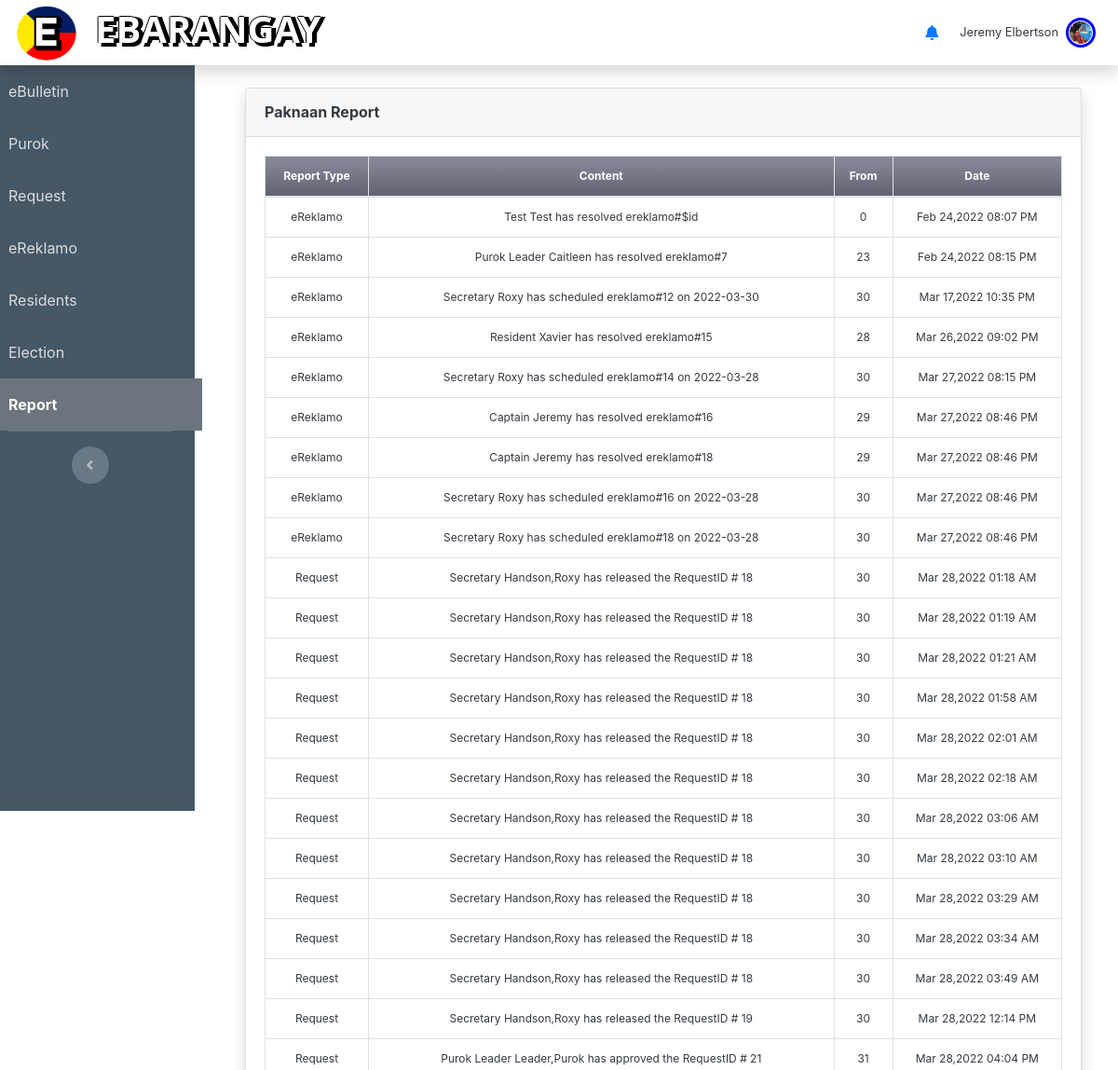
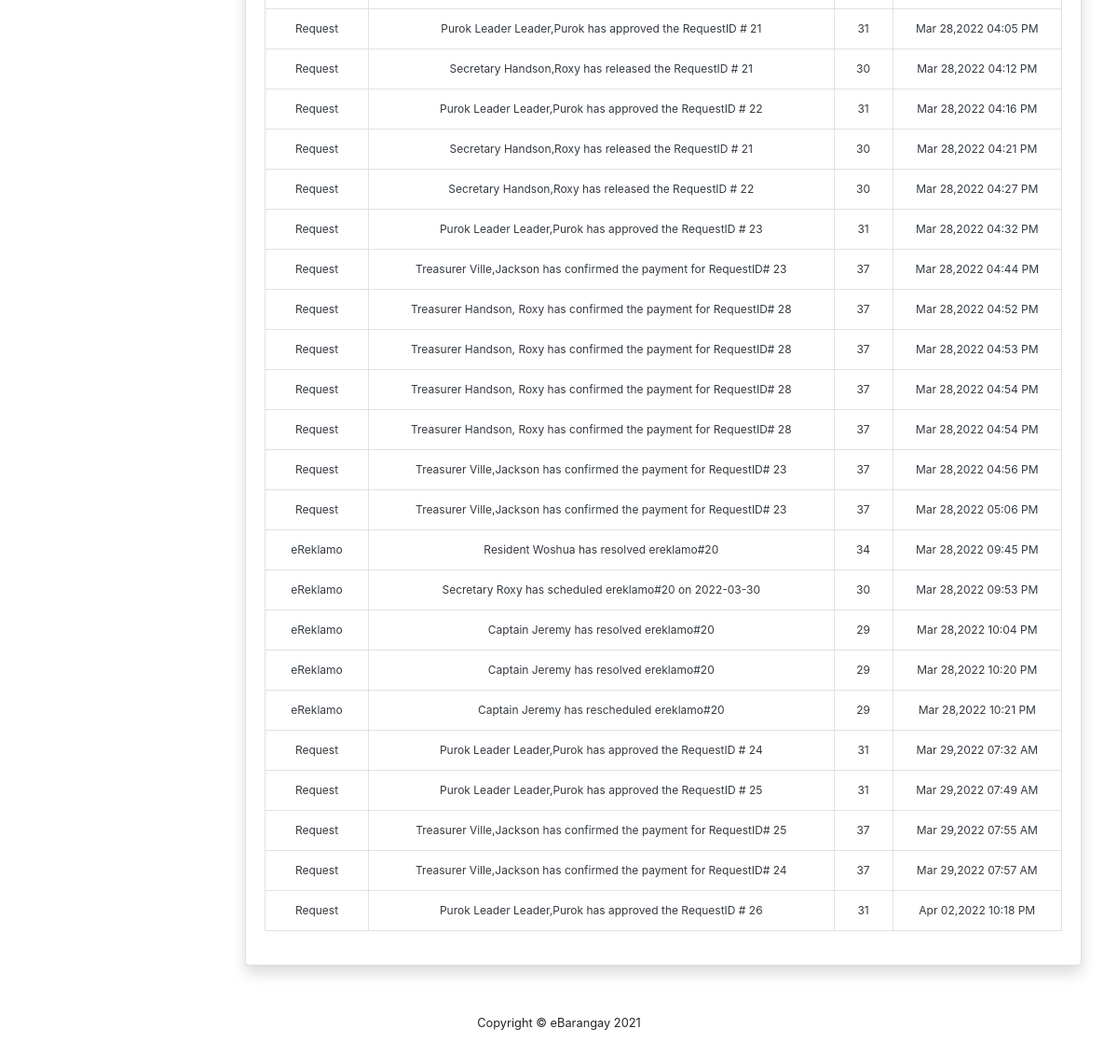
Page /report.php (signed in) on the earlier database version (2 pictures, top to bottom).
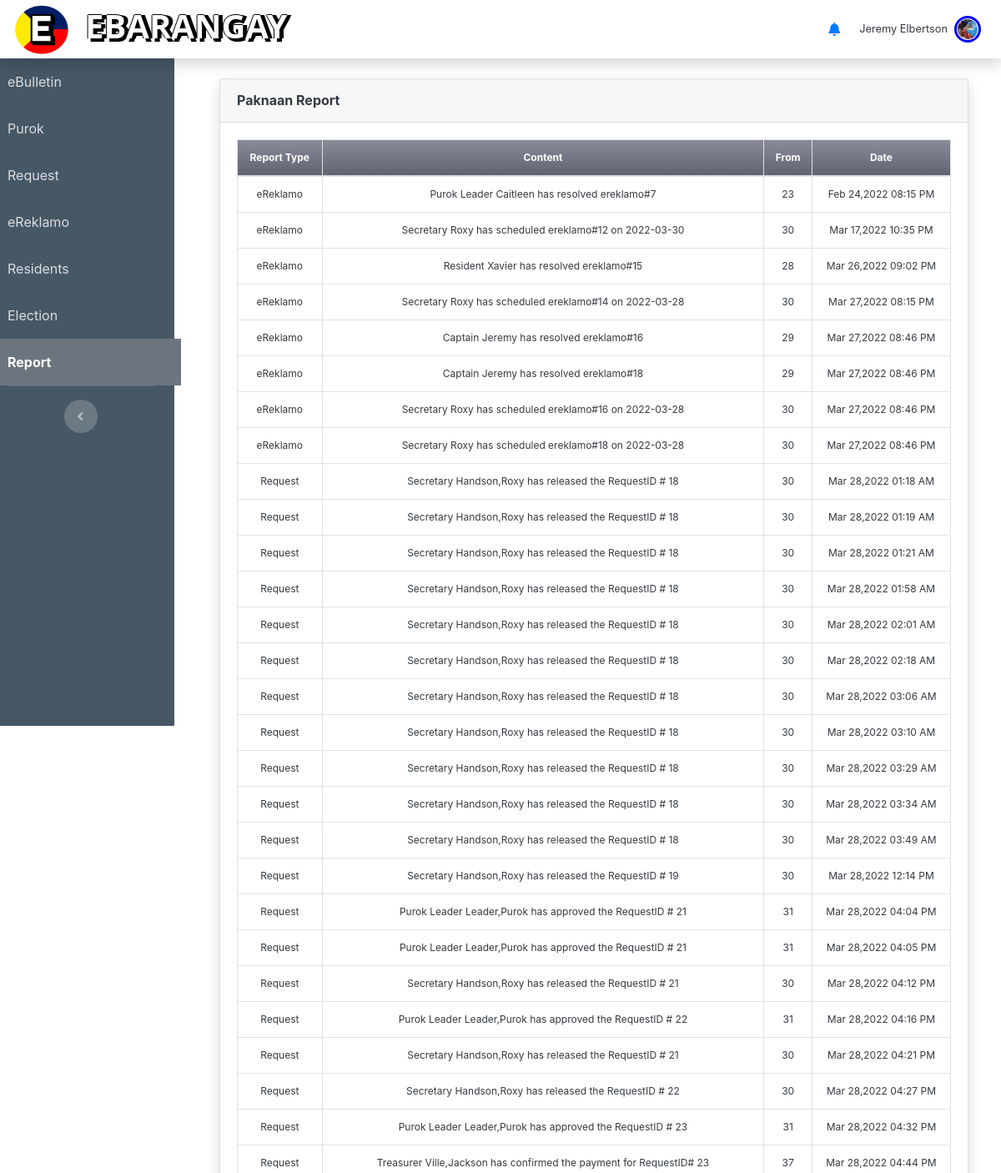
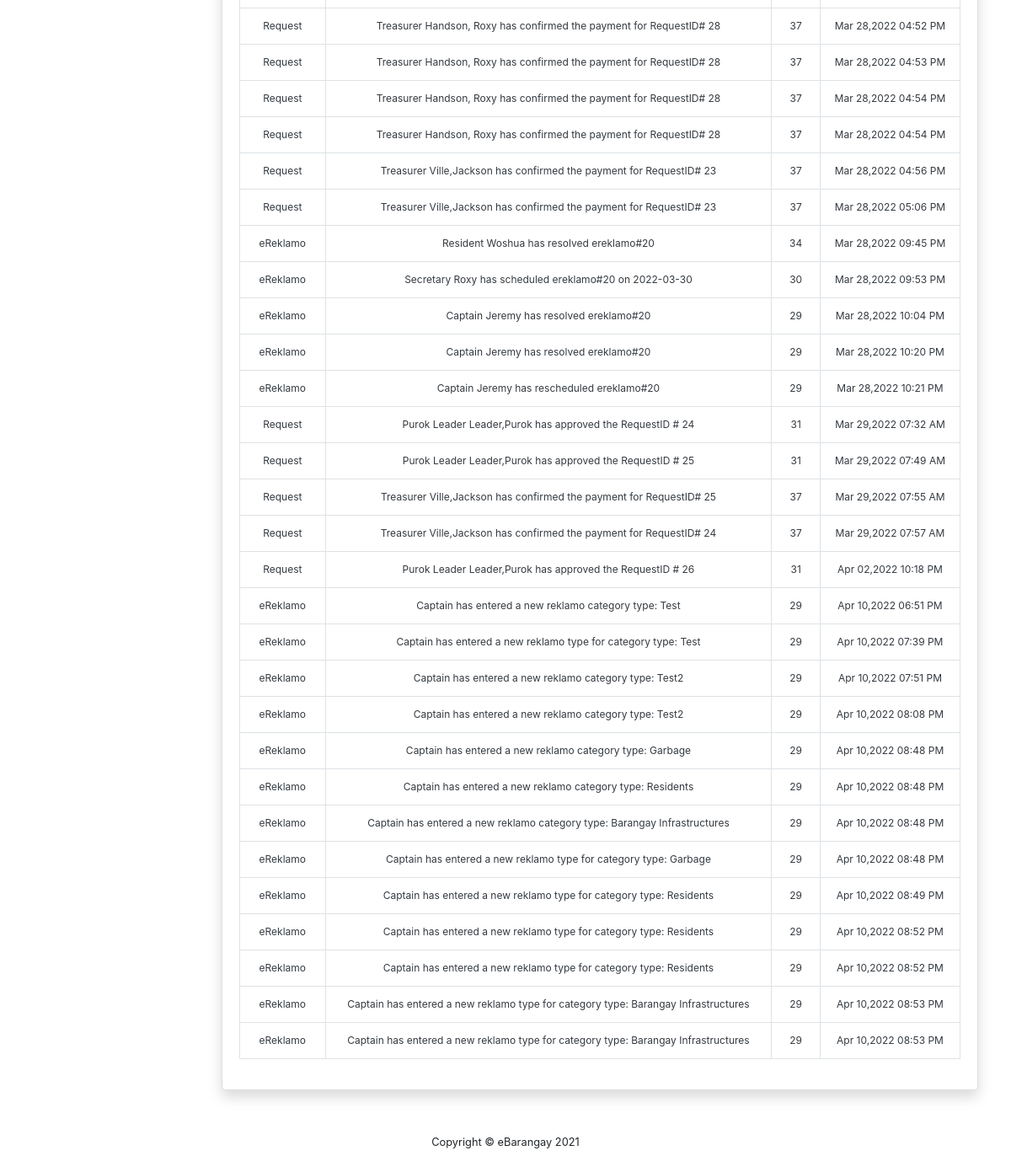
Same page on the later database version (2 pictures, top to bottom).
### tables this page shows
CREATE TABLE `report` (
  `reportID` int NOT NULL,
  `ReportType` varchar(50) NOT NULL,
  `reportMessage` varchar(200) DEFAULT NULL,
  `UsersID` int NOT NULL,
  `created_on` datetime DEFAULT CURRENT_TIMESTAMP,
  `updated_on` datetime DEFAULT CURRENT_TIMESTAMP,
  `userBarangay` varchar(50) DEFAULT NULL,
  `userPurok` varchar(50) DEFAULT NULL
);

### report.php (the view)
<?php include_once 'header.php' ?>
<div class="col d-flex flex-column">
<div class="container-fluid">
<div class="card shadow mb-4 m-4">
    <div class="card-header py-3 d-flex justify-content-between">
        <h6 class="m-0 font-weight-bold text-dark"><?php echo $_SESSION["userBarangay"] ?> Report</h6>
    </div>
    <div class="card-body" style="font-size: 75%">
        <div class="table-responsive">
            <table class="table table-bordered text-center text-dark display"
                width="100%" cellspacing="0" cellpadding="0">
                <thead >
                    <tr class="bg-gradient-secondary text-white">
                        <th scope="col">Report Type</th>
                        <th scope="col">Content</th>
                        <th scope="col">From</th>
                        <th scope="col">Date</th>
                    </tr>
                </thead>
                <tbody>
                    <?php
                        $accounts = $conn->query("SELECT * FROM report WHERE userBarangay = '{$_SESSION['userBarangay']}' AND userPurok = '{$_SESSION['userPurok']}'");
                        while($row=$accounts->fetch_assoc()):
                    ?>
                    <tr>
                        <td><?php echo $row["ReportType"] ?></td>
                        <td><?php echo $row["reportMessage"] ?></td>
                        <td><?php echo $row["UsersID"] ?></td>
                        <td><?php echo date("M d,Y h:i A",strtotime($row['created_on'])) ?></td>
                    </tr>
                    <?php endwhile; ?>
                </tbody>
            </table>
        </div>
    </div>
</div>
</div>
</div>
<?php include_once 'footer.php' ?>

Differences in the rows shown:
removed report: ReportType "eReklamo", reportMessage "Test Test has resolved ereklamo#$id", UsersID "0", created_on "Feb 24,2022 08:07 PM"
added report: ReportType "eReklamo", reportMessage "Captain has entered a new reklamo category type: Test", UsersID "29", created_on "Apr 10,2022 06:51 PM"
added report: ReportType "eReklamo", reportMessage "Captain has entered a new reklamo type for category type: Test", UsersID "29", created_on "Apr 10,2022 07:39 PM"
added report: ReportType "eReklamo", reportMessage "Captain has entered a new reklamo category type: Test2", UsersID "29", created_on "Apr 10,2022 07:51 PM"
added report: ReportType "eReklamo", reportMessage "Captain has entered a new reklamo category type: Test2", UsersID "29", created_on "Apr 10,2022 08:08 PM"
added report: ReportType "eReklamo", reportMessage "Captain has entered a new reklamo category type: Garbage", UsersID "29", created_on "Apr 10,2022 08:48 PM"
added report: ReportType "eReklamo", reportMessage "Captain has entered a new reklamo category type: Residents", UsersID "29", created_on "Apr 10,2022 08:48 PM"
added report: ReportType "eReklamo", reportMessage "Captain has entered a new reklamo category type: Barangay Infrastructures", UsersID "29", created_on "Apr 10,2022 08:48 PM"
added report: ReportType "eReklamo", reportMessage "Captain has entered a new reklamo type for category type: Garbage", UsersID "29", created_on "Apr 10,2022 08:48 PM"
added report: ReportType "eReklamo", reportMessage "Captain has entered a new reklamo type for category type: Residents", UsersID "29", created_on "Apr 10,2022 08:49 PM"
added report: ReportType "eReklamo", reportMessage "Captain has entered a new reklamo type for category type: Residents", UsersID "29", created_on "Apr 10,2022 08:52 PM"
added report: ReportType "eReklamo", reportMessage "Captain has entered a new reklamo type for category type: Residents", UsersID "29", created_on "Apr 10,2022 08:52 PM"
added report: ReportType "eReklamo", reportMessage "Captain has entered a new reklamo type for category type: Barangay Infrastructures", UsersID "29", created_on "Apr 10,2022 08:53 PM"
added report: ReportType "eReklamo", reportMessage "Captain has entered a new reklamo type for category type: Barangay Infrastructures", UsersID "29", created_on "Apr 10,2022 08:53 PM"
